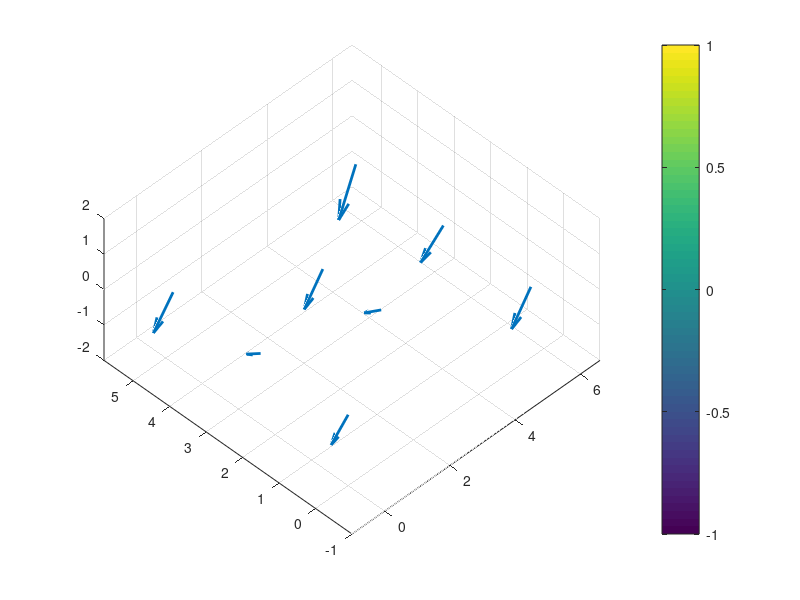

This figure's MATLAB source: (Note: this script raises an error after producing the figure.)
mags = 8;

fileID = fopen('MagDat2.txt','r');
formatSpec = '%f';
sizeA = [3 Inf];

A = fscanf(fileID,formatSpec,sizeA);
fclose(fileID);

[other,num] = size(A);
num = num/mags;

B = reshape(A,3,mags,num);
B = permute(B,[2 1 3]);

% 5.6" x 4.8" board
Loc = [0,0;
    5.6, 0;
    2.8, 1.6;
    0, 2.4;
    5.6, 2.4
    2.8, 3.2;
    0, 4.8;
    5.6,4.8];

Xre = Loc(:,1);
Yre = Loc(:,2);

Zre = zeros(size(Xre));


V = zeros(mags,3,num);


sfactor = .005;


%% 


figure
q = quiver3(Xre,Yre,Zre,B(:,1,1)*sfactor,B(:,2,1)*sfactor,B(:,3,1)*sfactor,'AutoScale',...
    'off','LineWidth',2,'Clipping','off');
axis([-1 6.6 -1 5.8 -2 2])
view(-45,60)
colorbar



%%%%%%%%%%
ax = gca;
ax.NextPlot = 'replaceChildren';


%Coloring code from:
%http://stackoverflow.com/questions/29632430/quiver3-arrow-color-corresponding-to-magnitude

%// Compute the magnitude of the vectors
mags = sqrt(sum(cat(2, q.UData(:), q.VData(:), ...
            reshape(q.WData, numel(q.UData), [])).^2, 2));

%// Get the current colormap
currentColormap = colormap(gca);

%// Now determine the color to make each arrow using a colormap
[~, ~, ind] = histcounts(mags, size(currentColormap, 1));

%// Now map this to a colormap to get RGB
cmap = uint8(ind2rgb(ind(:), currentColormap) * 255);
cmap(:,:,4) = 255;
cmap = permute(repmat(cmap, [1 3 1]), [2 1 3]);

%// We repeat each color 3 times (using 1:3 below) because each arrow has 3 vertices
set(q.Head, ...
    'ColorBinding', 'interpolated', ...
    'ColorData', reshape(cmap(1:3,:,:), [], 4).');   %'

%// We repeat each color 2 times (using 1:2 below) because each tail has 2 vertices
set(q.Tail, ...
    'ColorBinding', 'interpolated', ...
    'ColorData', reshape(cmap(1:2,:,:), [], 4).');

%% 
loops = num;

Mr(loops) = struct('cdata',[],'colormap',[]);
for j = 1:loops

q = quiver3(Xre,Yre,Zre,B(:,1,j)*sfactor,B(:,2,j)*sfactor,B(:,3,j)*sfactor,'AutoScale',...
    'off','LineWidth',2,'Clipping','off');
axis([-1 6.6 -1 5.8 -2 2])
view(-45,60)


%Coloring code from:
%http://stackoverflow.com/questions/29632430/quiver3-arrow-color-corresponding-to-magnitude

%// Compute the magnitude of the vectors
mags = sqrt(sum(cat(2, q.UData(:), q.VData(:), ...
            reshape(q.WData, numel(q.UData), [])).^2, 2));

%// Get the current colormap
currentColormap = colormap(gca);

%// Now determine the color to make each arrow using a colormap
[~, ~, ind] = histcounts(mags, size(currentColormap, 1));

%// Now map this to a colormap to get RGB
cmap = uint8(ind2rgb(ind(:), currentColormap) * 255);
cmap(:,:,4) = 255;
cmap = permute(repmat(cmap, [1 3 1]), [2 1 3]);

%// We repeat each color 3 times (using 1:3 below) because each arrow has 3 vertices
set(q.Head, ...
    'ColorBinding', 'interpolated', ...
    'ColorData', reshape(cmap(1:3,:,:), [], 4).');   %'

%// We repeat each color 2 times (using 1:2 below) because each tail has 2 vertices
set(q.Tail, ...
    'ColorBinding', 'interpolated', ...
    'ColorData', reshape(cmap(1:2,:,:), [], 4).');
    
    
    
    
    
    
    drawnow
    Mr(j) = getframe;
end

%{
myVideo = VideoWriter('reMag1.avi');
open(myVideo);
writeVideo(myVideo, Mr);
close(myVideo);
%}
